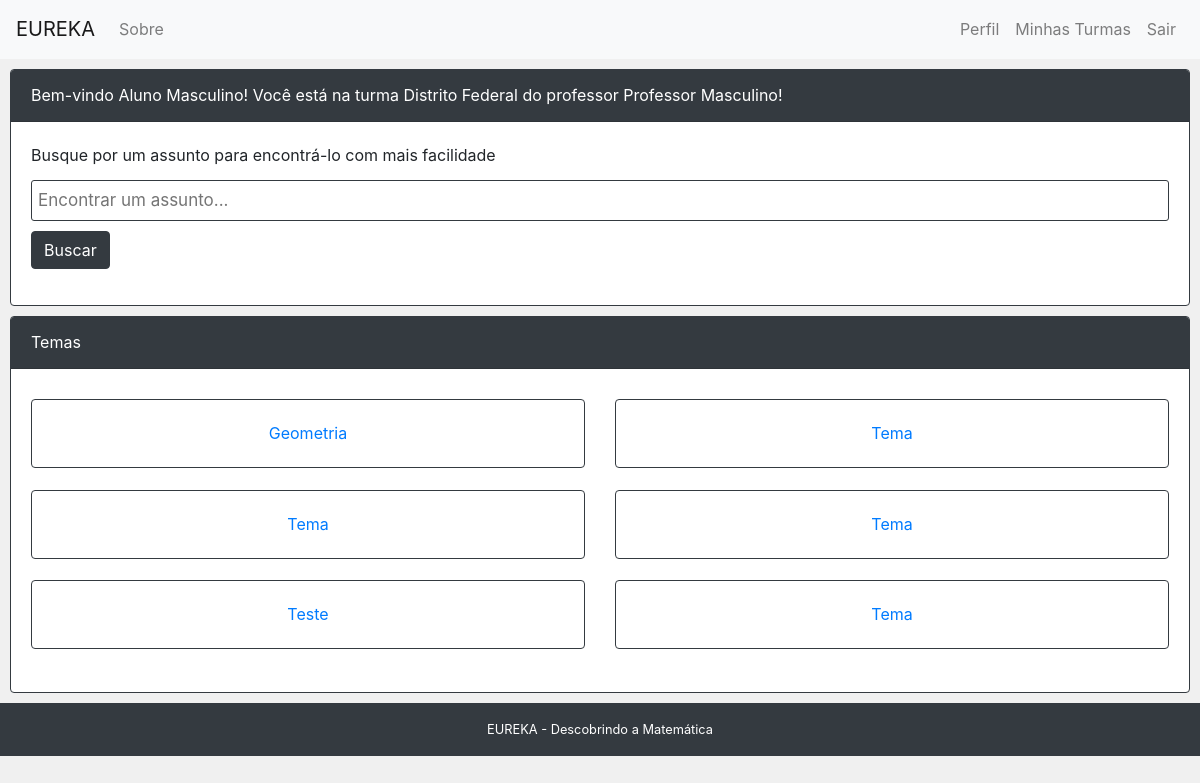
The app's page /turmas/2/ (signed in), older data.
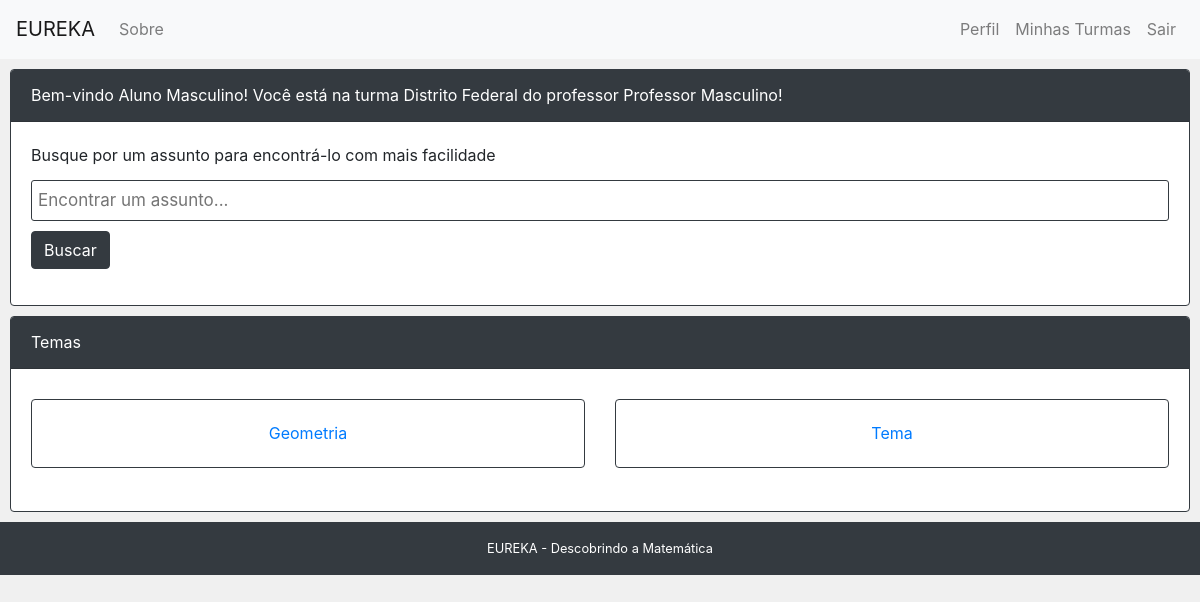
The same page, newer data.
### core/models.py (models this page shows, shortened)
class Tema(models.Model):
	name = models.CharField('Nome', max_length=100)
	turma_id = models.ForeignKey('Turma', on_delete=models.CASCADE)

### core/views/content.py (the view, shortened to what this page needs)
# urls.py: path('turmas/<int:pk>/', views.turma, name='turma'),
@login_required
def turma(request, pk):
	turma = get_object_or_404(Turma, pk = pk)
	if not tem_acesso(request.user, turma.pk):
		messages.error(request, 'Você não tem permissão para acessar este conteúdo!')
		return redirect('index')
	if request.method == 'POST' and 'btnsearch' in request.POST:
		srch = request.POST['search']
		temas = Tema.objects.filter(turma_id = pk , name__icontains=srch)
	else:
		temas = Tema.objects.filter(turma_id = pk)
	alunos = Usuario.objects.filter(user_type= 'ALUNO')
	nao_matriculados = []
	for aluno in alunos:
		if not esta_matriculado(aluno, turma.pk):
			nao_matriculados.append(aluno)
	context = {
		'turma': turma,
		'temas' : temas,
		'alunos' : nao_matriculados
	}
	return render(request, 'content/turma.html', context)

### core/models.py (called while the page is built)
	def __str__(self):
		return self.name

### core/views/content.py (called while the page is built)
def esta_matriculado(user, turma_pk):
	turma = Turma.objects.get(pk = turma_pk)
	matricula = Aluno_Turma.objects.filter(aluno_id = user, turma_id = turma)
	if matricula:
		return True
	else:
		return False

def tem_acesso(user, turma):
	if (user.user_type == 'ALUNO' and esta_matriculado(user, turma)) or (user.user_type == 'PROFESSOR' and eh_responsavel(user, turma)):
		return True
	else:
		return False

### core/templates/content/turma.html (shortened to what this page needs)
{% extends "base.html" %}
{% block javascript %}
<link rel="stylesheet" type="text/css" href="https://cdnjs.cloudflare.com/ajax/libs/chosen/1.8.7/chosen.min.css">
{% endblock %}
{% block content %}
	<div class="card">
		<div class="card-header bg-dark text-white">
			{% if user.gender == 'MASCULINO' %}
				Bem-vindo {{user.name}}!
			{% elif user.gender == 'FEMININO' %}
				Bem-vinda {{user.name}}
			{% endif %}
			{% if turma.responsible.gender == 'MASCULINO' %}
				Você está na turma {{turma.name}} do professor {{turma.responsible}}!
			{% else %}
				Você está na turma {{turma.name}} da professora {{turma.responsible}}!
			{% endif %}
		</div>
		<div class="card-body">
			Busque por um assunto para encontrá-lo com mais facilidade
			<form method="POST">
				<div class="form-group">
					<input type="text" name="search" placeholder="Encontrar um assunto..." class="searchbar">
					<input type="submit" value="Buscar" name="btnsearch" class="btn btn-dark"/>
				</div>
			</form>
		</div>
	</div>
	<div class="card">
		<div class="card-header bg-dark text-white">
			Temas
		</div>
		<div class="card-body">
			<div class="card-deck" style="margin-bottom: 1%;">
				{% for tema in temas %}
					<div class="card">
						<div class="card-body">
							<p class="card-text" style="text-align: center;"><a href="{% url 'tema' tema.pk %}">{{ tema.name }}</a></p>
						</div>
					</div>
			{% if forloop.counter|divisibleby:2 %}
				</div>
				<div class="card-deck" style="margin-bottom: 1%;">
			{% endif %}
				{% empty %}
					<div>
						<p>Nenhum conteúdo disponível...</p>
					</div>
				{% endfor %}
			</div>
		</div>
	</div>
{% endblock %}

Row changes from the older to the newer data that the page shows:
removed Tema: name "Tema"
removed Tema: name "Tema"
removed Tema: name "Teste"
removed Tema: name "Tema"
